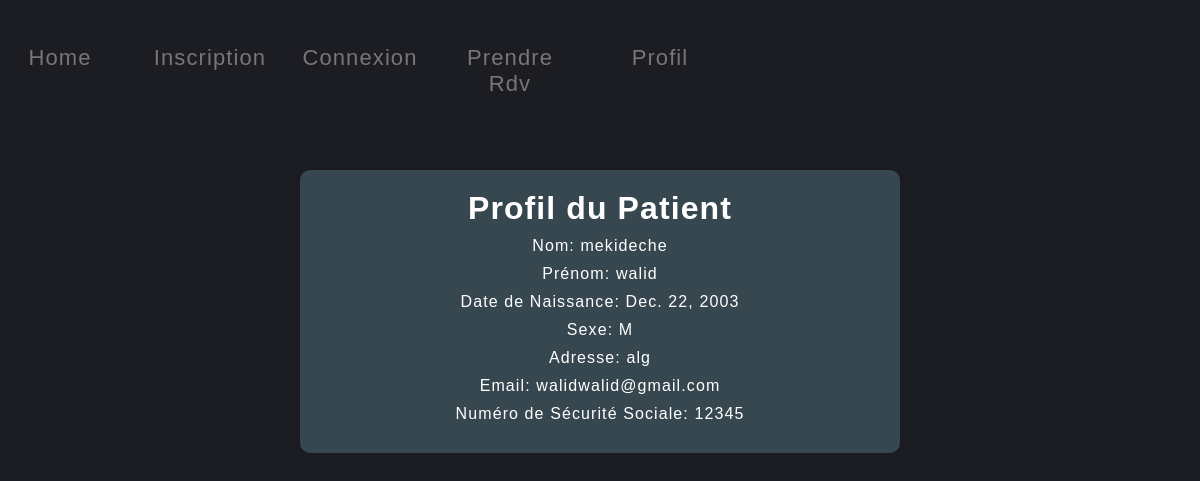
Page /profil/ (signed in) on the committed database.
### clinique/models.py (models this page shows, shortened)
class Patient(models.Model):
    nom = models.CharField(max_length=100)
    prenom = models.CharField(max_length=100)
    dn = models.DateField()
    choix_sexe = [('F','Féminin'), ('M', 'Masculin')]
    sexe = models.CharField(max_length=1, choices=choix_sexe, default='F')
    adresse = models.CharField(max_length=100, null=True)
    nss = models.IntegerField(unique=True)
    email = models.EmailField(unique=True,null=True, blank=True)
    password = models.CharField(max_length=128,null=True, blank=True)

### clinique/views.py (the view)
# urls.py: path('profil/', views.profil, name='profil'),
def profil(request):
    patient_email = request.session.get('patient_email', None)
    patient = get_object_or_404(Patient, email=patient_email)
    return render(request, 'profil.html', {'patient': patient})

### clinique/templates/profil.html (shortened to what this page needs)
<!DOCTYPE html>
<html lang="fr">
<head>
    {% load static %}
    <link rel="stylesheet" href="{% static 'profil.css'%}">
</head>
<body>
    <nav>
        <ul class="menu">
          <li><a href="">Home</a></li>
          <li><a href="{% url 'inscription' %}">Inscription</a></li>
          <li><a href="{% url 'connexion' %}">Connexion</a></li>
          <li><a href="">Prendre Rdv</a></li>
          <li><a href="{% url 'profil' %}">Profil</a></li>
        </ul>
      </nav>
      <div class="profil-container">
      <h1>Profil du Patient</h1>
      <p>Nom: {{ patient.nom }}</p>
      <p>Prénom: {{ patient.prenom }}</p>
      <p>Date de Naissance: {{ patient.dn }}</p>
      <p>Sexe: {{ patient.sexe }}</p>
      <p>Adresse: {{ patient.adresse }}</p>
      <p>Email: {{ patient.email }}</p>
      <p>Numéro de Sécurité Sociale: {{ patient.nss }}</p>
    </div>
</body>
</html>

### clinique/static/profil.css (style rules this page uses)
html { margin-top: 0px; padding-top:0px ; }
html { box-sizing: border-box; }
*, *:before, *:after { box-sizing: inherit; padding: 0; margin: 0; letter-spacing: 1.1px; }
body, html { width: 100%; height: 100%; background: #1c1d22; font-family: "Varela Round", sans-serif; }
.menu { display: flex; justify-content: center; align-items: center; max-width: 720px; margin: 20px 0px; height: 100px; list-style: none; }
.menu li { width: 125px; height: 50px; transition: background-position-x 0.9s linear; text-align: center; }
.menu li a { font-size: 22px; color: #777; text-decoration: none; transition: all 0.45s; }
.menu li:not(:last-child) { margin-right: 30px; }
.profil-container { background-color: #37474f; color: #fff; border-radius: 10px; padding: 20px; box-shadow: 0 0 10px rgba(0, 0, 0, 0.1); text-align: center; margin: auto; width: 50%; margin-top: 50px; }
h1 { color: #fff; }
p { margin: 10px 0; }

### rows in the picture
Patient: nom "mekideche", prenom "walid", dn "Dec. 22, 2003", sexe "M", adresse "alg", email "walidwalid@gmail.com", nss "12345"
